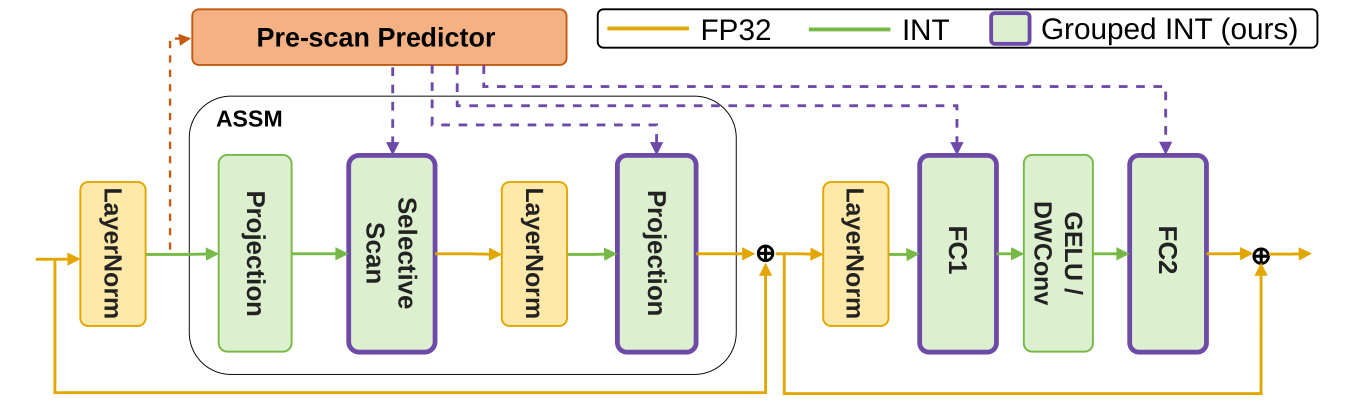
#> input picture assets/overview.png, 2698 x 826 px, given as the content of the folder datasets/DIV2K/DIV2K_valid_HR, which was not available (shown at 1/2 size)
$ python make_ir_calib_sets.py
#> lines starting #> are read from the running program, lines starting #| are printed output that depends on the picture; pictures that were not available may be replaced by others from this repository, and a replacement may not be noted
"""Build calibration patches for JPEG artifact removal (CAR) and color denoising
(ColorDN) from the DIV2K validation HR images.

Output layout (``--out-dir``):
    CAR/q{10,30,40}/{gt,lq}/   126x126 grayscale PNG / JPEG-q pairs
    ColorDN/level15/{gt,lq}/   128x128 RGB clean / sigma-15 noisy pairs

    python data/make_ir_calib_sets.py --hr-dir datasets/DIV2K/DIV2K_valid_HR
"""

import argparse
import io
import random
from pathlib import Path

import numpy as np
from PIL import Image

Image.MAX_IMAGE_PIXELS = None


def rand_crop(img: Image.Image, size: int) -> Image.Image:
    w, h = img.size
    assert w >= size and h >= size, f"image ({w}x{h}) smaller than crop {size}"
    x, y = random.randint(0, w - size), random.randint(0, h - size)
    return img.crop((x, y, x + size, y + size))


def jpeg_compress(img: Image.Image, quality: int) -> Image.Image:
    buf = io.BytesIO()
    img.save(buf, format="JPEG", quality=quality, subsampling=0)
    buf.seek(0)
    return Image.open(buf).copy()


def add_noise(img: Image.Image, sigma: float) -> Image.Image:
    arr = np.asarray(img, dtype=np.float32)
    return Image.fromarray(np.clip(arr + np.random.normal(0.0, sigma, arr.shape), 0, 255).astype(np.uint8))


def main():
    ap = argparse.ArgumentParser()
    ap.add_argument("--hr-dir", default="datasets/DIV2K/DIV2K_valid_HR")
    ap.add_argument("--out-dir", default="datasets/calib_ir")
    ap.add_argument("--jpeg-qualities", default="10,30,40")
    ap.add_argument("--car-patch", type=int, default=126)
    ap.add_argument("--car-per-image", type=int, default=4)
    ap.add_argument("--dn-patch", type=int, default=128)
    ap.add_argument("--dn-per-image", type=int, default=4)
    ap.add_argument("--sigma", type=float, default=15.0)
    ap.add_argument("--seed", type=int, default=0)
    args = ap.parse_args()

    random.seed(args.seed)
    np.random.seed(args.seed)
    hr_paths = sorted(p for ext in ("*.png", "*.jpg", "*.bmp") for p in Path(args.hr_dir).glob(ext))
    assert hr_paths, f"no HR images in {args.hr_dir}"
    out = Path(args.out_dir)

    for q in (int(x) for x in args.jpeg_qualities.split(",")):
        gt_dir, lq_dir = out / "CAR" / f"q{q}" / "gt", out / "CAR" / f"q{q}" / "lq"
        gt_dir.mkdir(parents=True, exist_ok=True)
        lq_dir.mkdir(parents=True, exist_ok=True)
        for p in hr_paths:
            gray = Image.open(p).convert("L")
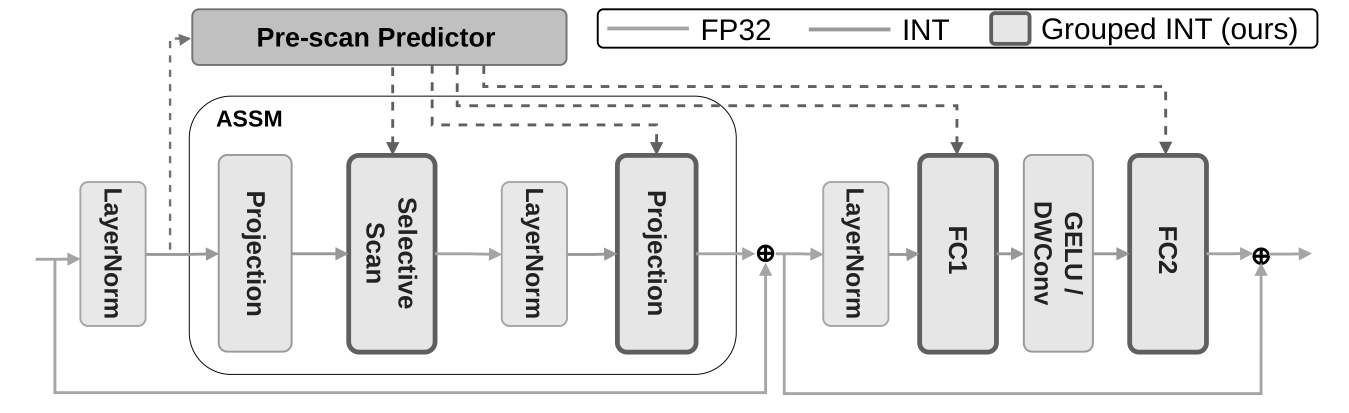
#> gray: PIL image 2698x826 L (shown at 1/2 size); min 0, max 255, mean 234.5
            for i in range(args.car_per_image):
                patch = rand_crop(gray, args.car_patch)
#> in rand_crop, `return img.crop((x, y, x + size, y + size))`:
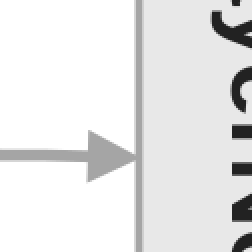
#> returned value: PIL image 126x126 L (shown 2 times larger); min 34, max 255, mean 230.9
                patch.save(gt_dir / f"{p.stem}_p{i:03d}.png")
                jpeg_compress(patch, q).save(lq_dir / f"{p.stem}_p{i:03d}.jpg")
#> in jpeg_compress, `return Image.open(buf).copy()`:
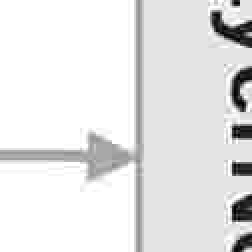
#> returned value: PIL image 126x126 L (shown 2 times larger); min 0, max 255, mean 229.2
        print(f"[CAR q{q}] {len(hr_paths) * args.car_per_image} patches")

    gt_dir, lq_dir = out / "ColorDN" / f"level{int(args.sigma)}" / "gt", out / "ColorDN" / f"level{int(args.sigma)}" / "lq"
    gt_dir.mkdir(parents=True, exist_ok=True)
    lq_dir.mkdir(parents=True, exist_ok=True)
    for p in hr_paths:
        rgb = Image.open(p).convert("RGB")
#> rgb is the input picture: PIL image 2698x826 RGB; mean R, G, B 237.2, 234.9, 224.7
        for i in range(args.dn_per_image):
            patch = rand_crop(rgb, args.dn_patch)
            patch.save(gt_dir / f"{p.stem}_p{i:03d}.png")
            add_noise(patch, args.sigma).save(lq_dir / f"{p.stem}_p{i:03d}.png")
#> this loop made 4 passes
#> pass 1, in main, `patch = rand_crop(rgb, args.dn_patch)`:
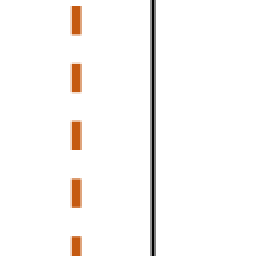
#> patch: PIL image 128x128 RGB (shown 2 times larger); mean R, G, B 250, 247.9, 246.5
#> pass 1, in main, `add_noise(patch, args.sigma).save(lq_dir / f"{p.stem}_p{i:03d}.png")`:
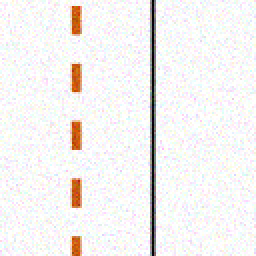
#> saved as overview_p000.png: PIL image 128x128 RGB (shown 2 times larger); mean R, G, B 244.1, 242, 240.6
#> pass 2, in main, `patch = rand_crop(rgb, args.dn_patch)`:
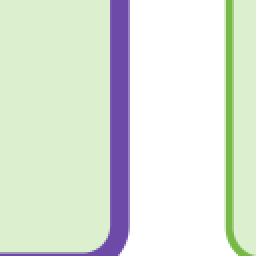
#> patch: PIL image 128x128 RGB (shown 2 times larger); mean R, G, B 221.2, 230.1, 217.9
#> after the loop:
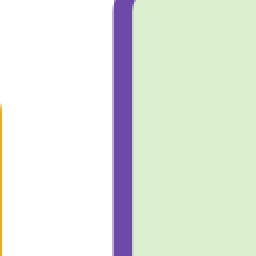
#> patch: PIL image 128x128 RGB (shown 2 times larger); mean R, G, B 227.1, 233.3, 224.2
    print(f"[ColorDN sigma={args.sigma:g}] {len(hr_paths) * args.dn_per_image} patches")


if __name__ == "__main__":
    main()
